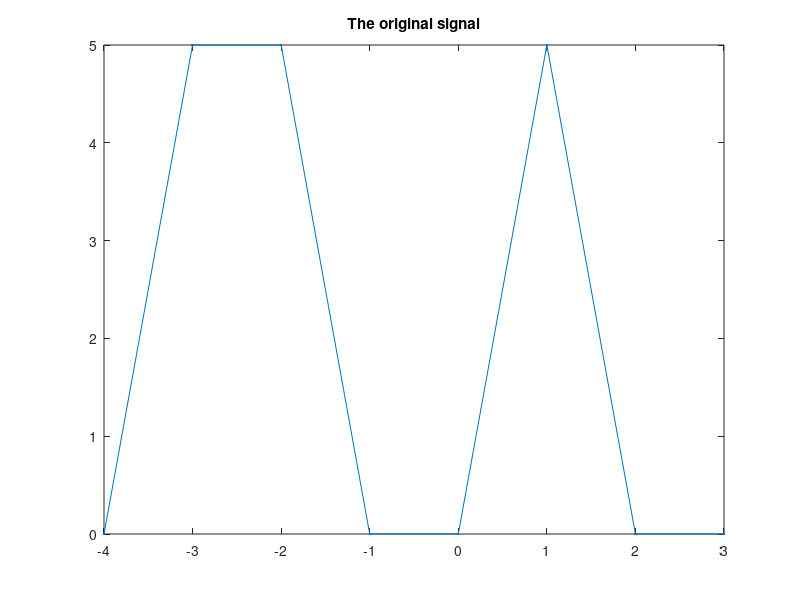

Here is the MATLAB script that generated this plot: (Note: this script raises an error after producing the figure.)
%% ***************************************************************************************
% code writer 	: EOF
% code date     : 2014.09.03
% e-mail 	      : jasonleaster@gmail.com
% code file	    : fft_EOF.m
% Version       : 1.0
%
% code purpose :
% 
%       	It's time to finish my demo for DFT. I would like to share my code with
% someone who is interesting in DSP. If there is something wrong with my code,
%	please touche me by e-mail. Thank you!
%
%% ***************************************************************************************

clear all;

%*************************************************
% The number of all the signal that our sensor got
%*************************************************
TotalSample = 8;

% We assume that the preiod of the signal we generated is 'circle';
circle = TotalSample/2;

%**************************************************************
%       This varible is used for recording the signal which 
%  were processed by inverse-DFT in time domain
%**************************************************************
SignalInT = zeros(TotalSample,1);


SignalInT_reversed = zeros(TotalSample,1);
%This varible is used for recording the signal which were processed by inverse-DFT in time domain

OutPutSignal = zeros(TotalSample,1);

OriginalSignal = zeros(TotalSample,1);
%This varible is used for recording the original signal that we got.

%% initialize a square wave
for SampleNumber = -(TotalSample/2):(TotalSample/2)-1

    if (mod(abs(SampleNumber),circle) < (circle/2))&&(SampleNumber>0)

        OriginalSignal((TotalSample/2)+1+SampleNumber) = 5;

    elseif (mod(abs(SampleNumber),circle) >= (circle/2))&&(SampleNumber>0)

        OriginalSignal((TotalSample/2)+1+SampleNumber) = 0;

    elseif (mod(abs(SampleNumber),circle) < (circle/2))&&(SampleNumber<0)

        OriginalSignal((TotalSample/2)+1+SampleNumber) = 0;   

    elseif (mod(abs(SampleNumber),circle) >= (circle/2))&&(SampleNumber<0)

        OriginalSignal((TotalSample/2)+1+SampleNumber) = 5;
    end
end

%  We show the original signal in time domain.
figure(1);
plot( -(TotalSample/2):(TotalSample/2)-1,OriginalSignal,'.-');
title('The original signal');

tmp = TotalSample - 1;

%%***********************************************************************
% @Bits : describe how many bits should be used to make up the TotalSample
%%*********************************************************************** 
Bits = 0;

while	tmp > 0

    %%  floor (X) Return the largest integer not greater than X.
    tmp = floor(tmp/2);

    Bits = Bits + 1;	
end

SignalInT = OriginalSignal;

%******************************************
%   Reverse the bits of input number
%******************************************
for SampleNumber = 1 : TotalSample
    
    ret	 = bit_reverse(SampleNumber - 1,Bits);
    
    SignalInT_reversed(SampleNumber) = SignalInT(ret+1);
end

InPutSignal = SignalInT_reversed;

for  layyer = 1 : Bits
      
      for SampleNumber = 1 : 2^(layyer) : TotalSample
      
            for  pre_half = SampleNumber:(SampleNumber+2^(layyer-1) -1)
                          
                 r = get_r_in_Wn(pre_half-1,layyer,TotalSample,Bits);
                 
                 W_rN = exp(-2*pi*j*(r)/TotalSample) ;
                 
                 OutPutSignal(pre_half) = ...
                 InPutSignal(pre_half) +  ...
                 W_rN * InPutSignal(pre_half + 2^(layyer-1));
               
                 OutPutSignal(pre_half  + 2^(layyer-1)) =  ...
                 InPutSignal(pre_half) -  ...
                 W_rN * InPutSignal(pre_half + 2^(layyer-1));

           end          
      end
      
      InPutSignal = OutPutSignal;
end